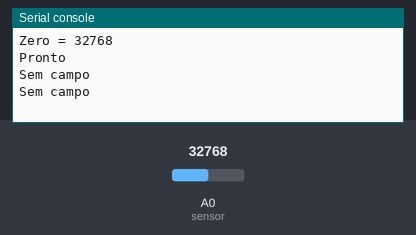
A program run on a simulated CircuitPython board. Shown: the last lines printed to the serial console. The test bench sets the inputs (shaded band); at power-on: A0 (sensor) = 32768 (analog values on the 0–65535 scale).

Above: at 2.2 s.
2.3 s: A0 (sensor) set to 45874
At 3.8 s:
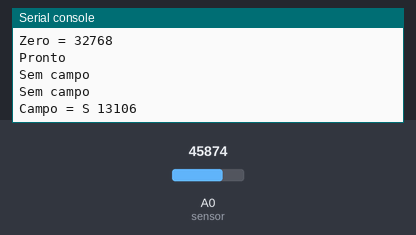
4.5 s: A0 (sensor) set to 19660
At 5.8 s:
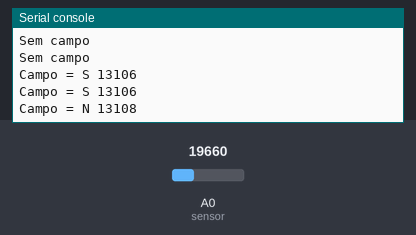

Measured:
- after the input at 2.3 s, the serial console: prints a new line after 0.71 s (image 1)
- after the input at 4.5 s, the serial console: prints a new line after 0.51 s (image 2)

The program:

analoghall_cpython.py
```python
# Exemplo com Sensor Efeito Hall Analogico

import analogio
import board
from time import sleep

# Sensor esta em ADC0
sensor = analogio.AnalogIn(board.A0)

# Pegar uma media de 50 leituras
def val():
  sum = 0
  for i in range(50):
    sum = sum + sensor.value;
  return sum // 50

# Assume que nao tem campo magnetico no inicio
zero = val()
print('Zero = {}'.format(zero))
sleep(1)
print ('Pronto')

# Main loop
while True:
  field = val()
  if abs(field-zero) < 100:
      print ('Sem campo')
  elif field > zero:
    print ('Campo = S {}'.format (field-zero))
  else:
    print ('Campo = N {}'.format (zero- field))
  sleep(1)
```
